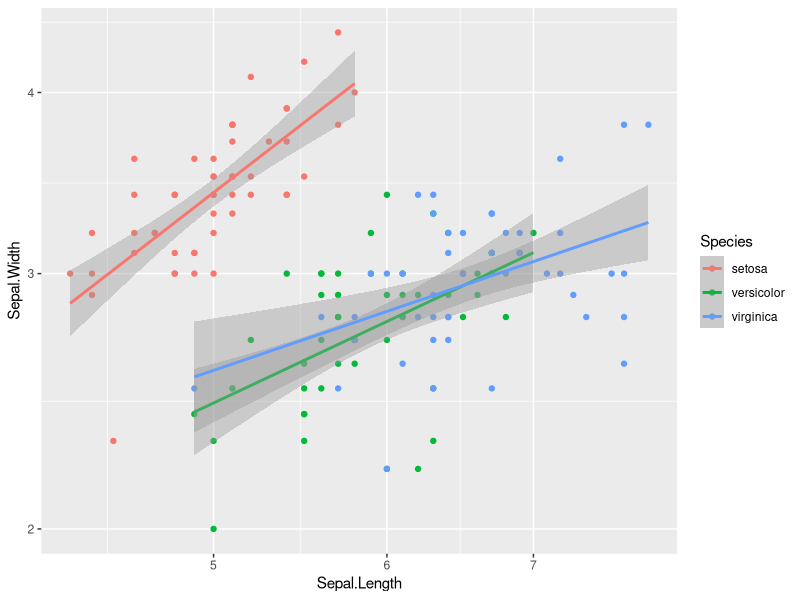

The R script that drew this image: (Note: this script raises an error after producing the figure.)
## ---- chunk 1

#You must change this!
WORKING_DIRECTORY <- 'CHANGE THIS TO YOUR WORKING DIRECTORY (top level folder where you cloned git repo)'

#Set working directory (also do this for knit)
setwd(WORKING_DIRECTORY)
knitr::opts_knit$set(root.dir = WORKING_DIRECTORY)

knitr::opts_chunk$set(echo = TRUE)

.libPaths('\\\\serv03cl\\data\\APPS\\R\\libraries_3_6_3_C')
#Load the ggplot2 package
library(ggplot2)
## ---- chunk 2
p_iris <- ggplot(iris, aes(x = Sepal.Length, y = Sepal.Width, colour = Species)) + 
	geom_point() + 
	stat_smooth(method = lm) + 
	scale_x_log10() + 
	scale_y_log10() 

p_iris

## ---- chunk 3
data <- read.csv('data/national_gdp.csv', skip=4)
#Now look at the data
data

# Use the firstrow to rename the columns
new_names_year <- unlist( #unlist unravels list structure with depth 1
  lapply( #lapply applies a function to a list
    strsplit(names(data), split='.', fixed=T), #strsplit will return a list of vectors split from input vector on "." 
    function(x){ #this is the function being applied to strsplit return list by lapply
      return(x[1]) #return the first item ofthe vector--the year, preceded by "X" (or "Line"/"X" for first 2 columns)
  })
)

#Join new names with the first row 
new_names_qtrs <- paste0(new_names_year, as.character(unlist(data[1,])))

names(data) <- new_names_qtrs

#delete the first row!
gdp_raw <- data[-c(1), ]
gdp_raw
## ---- chunk 4
pop <- read.csv('data/national_population.csv')

pop$Period <- paste0(substr(pop$DATE, 1, 4), 'Q', round(as.numeric(substr(pop$DATE, 6, 7))/3)+1)

pop

## ---- chunk 5
library(reshape2)
# Melt to long format with line number and component as ID variables
gdp_long <- melt(gdp_raw, id.vars=c('LineLine', 'X'))

# Now is a good time to rename our variables
names(gdp_long) <- c('Line', 'Component', 'Period', 'Dollars')

# Remove the "X" from the period
gdp_long$Period <- gsub('X', '', gdp_long$Period, fixed = T)

# For now, we really only want top line GDP--line 1.
# We make a new data.frame from the old, ensuring our data types are correct.

# Also, we can add our pop data in now; I have been kind and set it up so that the dates are the same, but usually you would want to use a join to make sure the dates match for each row.

gdp <- data.frame(
  Period = as.character(gdp_long[gdp_long$Line==1,]$Period), 
  Dollars = as.numeric(gdp_long[gdp_long$Line==1,]$Dollars),
  Population = pop$Population
)

gdp

## ---- chunk 6
plot(gdp$Period, gdp$Dollars)
## ---- chunk 7
#Create the base layer
p_0 <- ggplot(gdp, aes(x=Period, y=Dollars, group=1))

#At first, this is just an empty canvas with axis labels and grid lines.
p_0
## ---- chunk 8
p_1 <- p_0 + 
  geom_line(aes(size = Dollars/Population), color = "#FC4E07") +
  geom_line(size = 1.05)

p_1

## ---- chunk 9
p_2 <- p_1 +
  stat_smooth(method = "loess")

p_2
## ---- chunk 10

dates_to_show <- gdp$Period[seq(1, length(gdp$Period), by = 20)]
print(dates_to_show)

p_3 <- p_2 + 
  scale_y_continuous(labels=scales::dollar_format()) +  # Use the "dollar_format()" function from scales (ggplot dep'cy)
  scale_x_discrete(breaks = dates_to_show) # Use the dates_to_show var we defined above to skip 20 quarters

p_3

## ---- chunk 11
p_4 <- p_3 +
  theme_minimal() +                                      #I personally am a fan of the minimal view
  labs(title = "Nominal Gross Domestic Product",         #Add chart title, subtitle
       subtitle = "Total [Billions], Per Capita, and Projection") + 
  theme(axis.text.x = element_text(angle = 45, hjust=1), #Rotate axis labels and shift to the right
        plot.title = element_text(hjust = 0.5),          #Center chart title
        plot.subtitle = element_text(hjust = 0.5))       #Center chart subtitle
p_4
## ---- chunk 12
# a data frame with all the annotation info
annotation <- data.frame(
   Period = c("2007Q4","2009Q2", "2020Q2"),
   Dollars = c(20000,10000, 25000),
   label = c("Start of G.R.", "End of G.R.", "COVID Recession")
)

#Text annotation can be done several ways, including annotate(), geom_label, and geom_text()
# Here, we have chosen to use geom_text() and an annotation data.frame corresponding to GDP vars.
p_5 <- p_4 + 
  geom_text(data=annotation, aes( x=Period, y=Dollars, label=label), 
            color="black", size=3 , angle=45, 
            fontface="bold", hjust = 1)

p_5
## ---- chunk 13
p_6 <- p_5 + 
  annotate("rect", xmin = '2007Q4', xmax = '2009Q2', ymin = 0, ymax = 25000, color = "orange", fill = "orange", size = 0.5, alpha=0.4)

p_6
## ---- chunk 14
p_7 <- p_6 + 
  annotate("pointrange", x = '2020Q2', y = 20000, xmin = '2020Q1', xmax = '2020Q2', ymin = 0, ymax = 25000, color = "red", size = 1.5, alpha=0.4)

p_7
## ---- chunk 15
p <- ggplot(gdp, aes(x=Period, y=Dollars, group=1)) + # our data and mapping layer
  annotate("rect", xmin = '2007Q4', xmax = '2009Q2', ymin = 0, ymax = 25000, color = "orange", fill = "orange", size = 0.5, alpha=0.4) + # Our annotation layers go first!
  annotate("pointrange", x = '2020Q2', y = 20000, xmin = '2020Q1', xmax = '2020Q2', ymin = 0, ymax = 25000, color = "red", size = 1.5, alpha=.75) +
  geom_line(aes(size = Dollars/Population), color = "#FC4E07", alpha = 0.5) +  # Our two geom line (mark) layers
  geom_line(size = 1.05) +
  stat_smooth(method = "loess") + # Our stats layer 
  scale_y_continuous(labels=scales::dollar_format()) +  # Use the "dollar_format()" function from scales (ggplot dep'cy)
  scale_x_discrete(breaks = dates_to_show) + # Use the dates_to_show var we defined above to skip 20 quarters
  geom_text(data=annotation, aes( x=Period, y=Dollars, label=label),   #Add our text annotations AFTER all other
            color="black", size=3 , angle=45,                          #  geoms so it is on top of all other marks
            fontface="bold", hjust = 1) + 
  theme_minimal() +                                      #Wrap up with our themes. Minimal view theme must come first!
  labs(title = "Nominal Gross Domestic Product",         #Add chart title, subtitle
       subtitle = "Total [Billions], Per Capita, and Projection") + 
  theme(axis.text.x = element_text(angle = 45, hjust=1), #Rotate axis labels and shift to the right
        plot.title = element_text(hjust = 0.5),          #Center chart title
        plot.subtitle = element_text(hjust = 0.5))       #Center chart subtitle

p


## ---- chunk 16
state_gdp_raw <- read.csv('data/state_gdp.csv', skip=4)
#Now look at the data
state_gdp_raw

#actually no need to do the renaming, although we will strip the punctuation
names(state_gdp_raw) <- gsub('[[:punct:]]', '', names(state_gdp_raw))


## ---- chunk 17
library(reshape2)
# Melt to long format with line number and component as ID variables
state_gdp_long <- melt(state_gdp_raw, id.vars=c('GeoFips', 'GeoName'))

# Now is a good time to rename our variables
names(state_gdp_long) <- c('GeoFips', 'GeoName', 'Period', 'Dollars')

# Remove the "X" from the period
state_gdp_long$Period <- gsub('X', '', state_gdp_long$Period, fixed = T)

# For now, we really only want top line GDP--line 1.
# We make a new data.frame from the old, ensuring our data types are correct.

# Also, we can add our pop data in now; I have been kind and set it up so that the dates are the same, but usually you would want to use a join to make sure the dates match for each row.

#Go ahead and order by FIPS
state_gdp_long <- state_gdp_long[order(state_gdp_long$GeoFips),]

state_gdp <- data.frame(
  FIPS = as.character(state_gdp_long$GeoFips),
  State = as.character(state_gdp_long$GeoName),
  Period = as.character(state_gdp_long$Period), 
  Dollars = as.numeric(state_gdp_long$Dollars),
  US_Population = as.character(pop$Population[pop$Period %in% as.character(state_gdp_long$Period)])
)

state_gdp

#Population less useful in this instance; you may opt to get and add state-level population data yourself.
